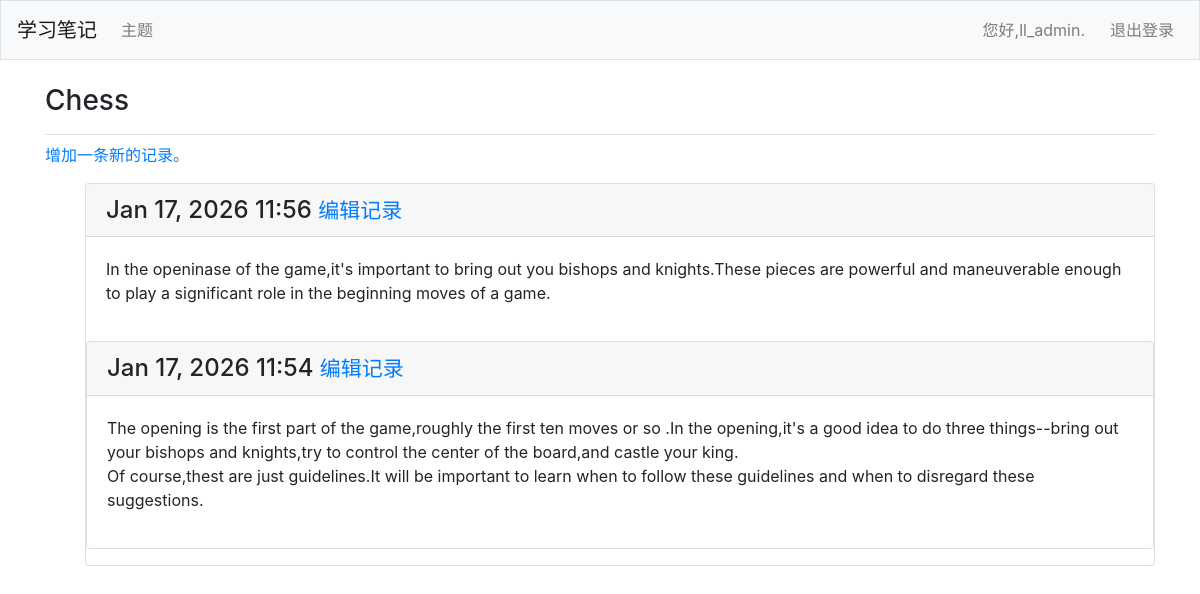
The page /topics/1/ (signed in) on the database its author committed.
### learning_logs/models.py (models this page shows, shortened)
class Topic(models.Model):
	text = models.CharField(max_length=200)
	date_added = models.DateTimeField(auto_now_add=True)
	owner = models.ForeignKey(User,on_delete=models.CASCADE)
	def __str__(self):
		return self.text

class Entry(models.Model):
	topic = models.ForeignKey(Topic,on_delete=models.CASCADE)
	text = models.TextField()
	date_added = models.DateTimeField(auto_now_add=True)
	class Meta:
		verbose_name_plural = 'entries'

### learning_logs/views.py (the view)
# urls.py: path('topics/<int:topic_id>/',views.topic,name='topic'),
@login_required
def topic(request,topic_id):
	topic = Topic.objects.get(id=topic_id)
	if topic.owner != request.user:
		raise Http404
	entries = topic.entry_set.order_by('-date_added')
	context = {'topic':topic,'entries':entries}
	return render(request,'learning_logs/topic.html',context)

### learning_logs/templates/learning_logs/topic.html
{% extends "learning_logs/base.html" %}
{% block page_header %}
  <h3>{{topic}}</h3>
{% endblock page_header %}
{% block content %}
  <p>
    <a href="{% url 'learning_logs:new_entry' topic.id %}">增加一条新的记录。</a>
  </p>
  <ul>
  	{% for entry in entries %}
      <div class="card mb-3">
        <h4 class="card-header">
  	      {{ entry.date_added|date:'M d, Y H:i' }}
        <small>
         <a href="{% url 'learning_logs:edit_entry' entry.id %}">编辑记录</a></small>
        </h4>
      <div class="card-body">
        {{entry.text|linebreaks}}
      </div>
  	{% empty %}
  	  <p>There are no entries for this topic yet.</p>
  	{% endfor %}
  </ul>
{% endblock content %}

### learning_logs/templates/learning_logs/base.html (shortened to what this page needs)
{% load bootstrap4 %}
<!doctype html>
<html lang="zh-CN">
<head>
  <link rel="stylesheet" href="https://cdn.bootcdn.net/ajax/libs/twitter-bootstrap/4.6.2/css/bootstrap.min.css">
</head>
<body>
  <nav class="navbar navbar-expand-md navbar-light bg-light mb-4 border">
    <a class="navbar-brand" href="{% url 'learning_logs:index'%}">学习笔记</a>
    <div class="collapse navbar-collapse" id="navbarCollapse">
      <ul class="navbar-nav mr-auto">
        <li class="nav-item">
          <a class="nav-link" href="{% url 'learning_logs:topics'%}">主题</a>
        </li>
      </ul>
      <ul class="navbar-nav ml-auto">
        {% if user.is_authenticated %}
          <li class="nav-item d-flex align-items-center mr-3">
            <span class="navbar-text">您好,{{ user.username}}.</span>
          </li>
          <li class="nav-item">
            <form action="{% url 'users:logout' %}" method="post" class="mb-0">
              <button type="submit" class="nav-link  btn btn-link ">退出登录</button>
            </form>
          </li>
        {% endif %}
      </ul>
    </div>
  </nav>
  <main role="main" class="container">
    <div class="pb-2 mb-2 border-bottom">
      {% block page_header %} {% endblock page_header %}
    </div>
    <div>
      {% block content %} {% endblock content %}
    </div>
  </main>
</body>
</html>

### rows shown on the page
Topic: text "Chess"
Entry: date_added "Jan 17, 2026 11:56", text "In the openinase of the game,it's important to bring out you bishops and knights.These pieces are powerful and maneuverable enough to play a significant role in the beginning moves of a game."
Entry: date_added "Jan 17, 2026 11:54", text "The opening is the first part of the game,roughly the first ten moves or so .In the opening,it's a good idea to do three things--bring out your bishops and knights,try to control the center of the board,and castle your king. Of course,thest are just guidelines.It will be important to learn when to follow these guidelines and when to disregard these suggestions."

### other values the page prints
{{ user.username }} "ll_admin"
